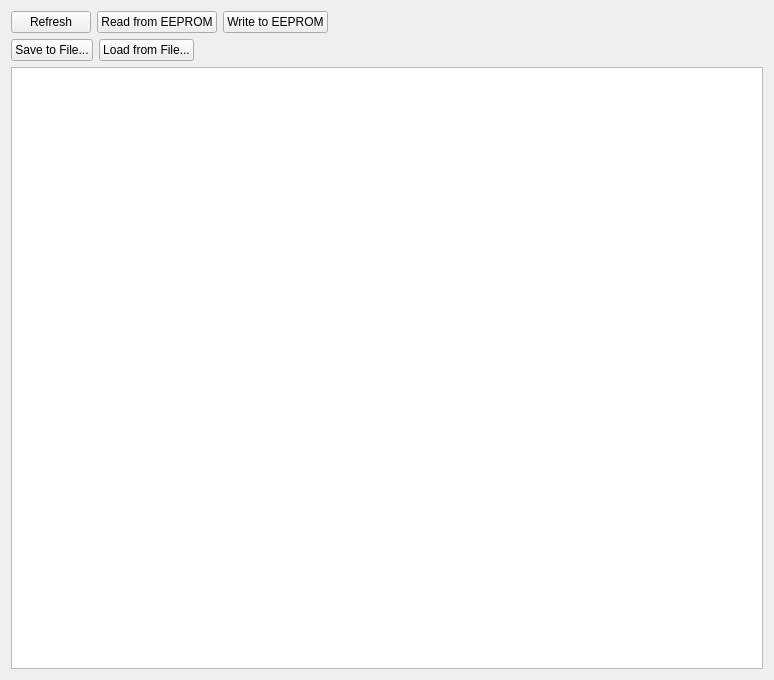
<?xml version="1.0" encoding="UTF-8"?>
<ui version="4.0">
 <class>eeprom_conf</class>
 <widget class="QWidget" name="eeprom_conf">
  <property name="geometry">
   <rect>
    <x>0</x>
    <y>0</y>
    <width>774</width>
    <height>680</height>
   </rect>
  </property>
  <property name="windowTitle">
   <string>Form</string>
  </property>
  <layout class="QVBoxLayout" name="verticalLayout">
   <item>
    <layout class="QHBoxLayout" name="horizontalLayout_2">
     <item>
      <widget class="QPushButton" name="pbRefresh">
       <property name="text">
        <string>Refresh</string>
       </property>
      </widget>
     </item>
     <item>
      <widget class="QPushButton" name="pbRead">
       <property name="text">
        <string>Read from EEPROM</string>
       </property>
      </widget>
     </item>
     <item>
      <widget class="QPushButton" name="pbWrite">
       <property name="text">
        <string>Write to EEPROM</string>
       </property>
      </widget>
     </item>
     <item>
      <spacer name="horizontalSpacer">
       <property name="orientation">
        <enum>Qt::Horizontal</enum>
       </property>
       <property name="sizeHint" stdset="0">
        <size>
         <width>40</width>
         <height>20</height>
        </size>
       </property>
      </spacer>
     </item>
    </layout>
   </item>
   <item>
    <layout class="QHBoxLayout" name="horizontalLayout">
     <item>
      <widget class="QPushButton" name="pbSave">
       <property name="text">
        <string>Save to File...</string>
       </property>
      </widget>
     </item>
     <item>
      <widget class="QPushButton" name="pbLoad">
       <property name="text">
        <string>Load from File...</string>
       </property>
      </widget>
     </item>
     <item>
      <spacer name="horizontalSpacer_2">
       <property name="orientation">
        <enum>Qt::Horizontal</enum>
       </property>
       <property name="sizeHint" stdset="0">
        <size>
         <width>40</width>
         <height>20</height>
        </size>
       </property>
      </spacer>
     </item>
    </layout>
   </item>
   <item>
    <widget class="QTableView" name="tableView">
     <property name="wordWrap">
      <bool>false</bool>
     </property>
    </widget>
   </item>
  </layout>
 </widget>
 <resources/>
 <connections/>
</ui>
